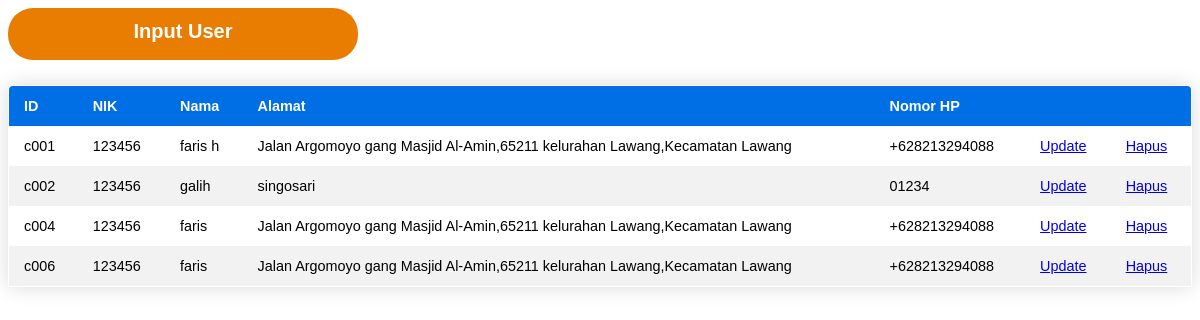
Page /Dashboard/User/UserManagement/userTable.php on the committed database.
### tables this page shows
CREATE TABLE `customer` (
  `id_customer` char(5) NOT NULL,
  `nik_customer` char(16) NOT NULL,
  `nama_customer` varchar(30) NOT NULL,
  `alamat_customer` varchar(255) NOT NULL,
  `gender_customer` enum('M','F') DEFAULT NULL,
  `noHp_customer` varchar(13) NOT NULL
);

### Dashboard/User/UserManagement/userTable.php (the view, shortened to what this page needs)
<!DOCTYPE html>
<html lang="en">
<head>
    <link rel="stylesheet" href="styleBooking.css">
</head>
<body>
<div class="card">
        <div class="submit-button">
            <a href="../UserManagement">
                    <label class="submit-btn-list">
                        Input User                    </label>
            </a>
        </div>
    </div>
    <table class="content-table">
        <thead>
        <tr>
            <th> ID </th>
            <th> NIK </th>
            <th> Nama </th>
            <th> Alamat </th>
            <th> Nomor HP</th>
            <th> </th>
            <th> </th>
        </tr>
        </thead>
        <?php
            include "koneksi.php";
            $query = "SELECT * FROM customer";
            $result = mysqli_query($connect, $query);
            if (mysqli_num_rows($result) > 0) {
                while ($row = mysqli_fetch_array($result)) {
        ?>
        <tr>
            <td> <?php echo $row['id_customer']?> </td>
            <td> <?php echo $row["nik_customer"]?> </td>
            <td> <?php echo $row["nama_customer"]?> </td>
            <td> <?php echo $row["alamat_customer"]?> </td>
            <td> <?php echo $row["noHp_customer"]?> </td>
            <td>  <a href="editForm.php?id=<?php echo $row['id_customer']?>"> Update </a></td>
            <td> <a href="hapus.php?id=<?php echo $row['id_customer'];?>">Hapus</a> </td>
        <?php
                }
            }else{
                echo "0 result";
            }
        ?>
        </tr>
    </table>
</body>
</html>

### Dashboard/User/UserManagement/styleBooking.css (style rules this page uses)
table { border-collapse: collapse; border-spacing: 0; width : 100%; border: 1px solid #ddd; }
th, td { text-align: left; padding: 16px; }
tr:nth-child(even) { background-color: #f2f2f2 }
.content-table { border-collapse: collapse; margin: 25px 0; font-size: 0.9em; min-width: 400px; border-radius: 5px 5px 0 0; overflow: hidden; box-shadow: 0 0 20px rgba(0, 0, 0, 0.15); font-family: sans-serif; font-weight: 400; }
.content-table thead tr { background-color: #006FE6; color: #ffffff; text-align: left; font-weight: bold; }
.content-table th, .content-table td { padding: 12px 15px; }
.submit-btn-list { color: #fff; text-decoration: none; background-color: rgb(233, 125, 2); padding-top: 1%; height: 40px; width: 350px; font-size: 20px; display: flex; display: inline-block; border-radius: 25px; text-align: center; justify-content: center; margin-top: auto; font-weight: 600; font-family: Arial, Helvetica, sans-serif; }

### rows in the picture
customer: id_customer "c001", nik_customer "123456", nama_customer "faris h", alamat_customer "Jalan Argomoyo gang Masjid Al-Amin,65211 kelurahan Lawang,Kecamatan Lawang", noHp_customer "+628213294088"
customer: id_customer "c002", nik_customer "123456", nama_customer "galih", alamat_customer "singosari", noHp_customer "01234"
customer: id_customer "c004", nik_customer "123456", nama_customer "faris", alamat_customer "Jalan Argomoyo gang Masjid Al-Amin,65211 kelurahan Lawang,Kecamatan Lawang", noHp_customer "+628213294088"
customer: id_customer "c006", nik_customer "123456", nama_customer "faris", alamat_customer "Jalan Argomoyo gang Masjid Al-Amin,65211 kelurahan Lawang,Kecamatan Lawang", noHp_customer "+628213294088"
